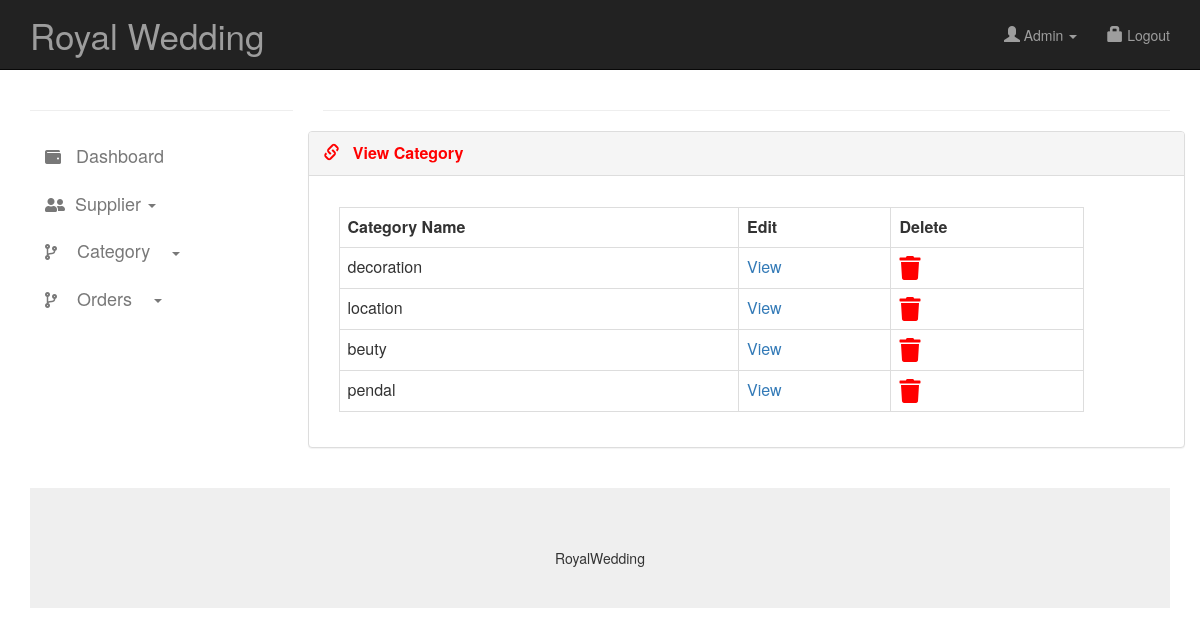
The app's page /admin/view_category.php (signed in) with its own data.
### tables this page shows
CREATE TABLE `category` (
  `cat_id` varchar(10) NOT NULL,
  `cat_name` varchar(50) NOT NULL
);

### admin/view_category.php (the view, shortened to what this page needs)
<html lang="en">
<head>
<?php include("include/head.php"); ?>
</head>
<body >
<?php
    include("include/header_nav.php");
?>
<div class="container" >
<div class="row">
    <?php include("include/left_nav.php"); ?>
    <div class="col-md-9" >
 <hr>
		  <div class="row">
                <div class="panel panel-default" >
                	<div class="panel-heading">
                      	<div class="panel-title">
                      	    <marquee direction="right">  <a><strong style="color:red; "><i class="glyphicon glyphicon-link"></i>  &nbsp; View Category</strong></a>  </marquee>
                      	</div>
                	</div>
                	<div class="panel-body" >
  <div class="row" style="margin-top: 15px">
    <div class="col-lg-4 col-sm-4">
    </div>
    <div class="col-lg-12 col-sm-12 bg-light ">
      <div class="card col-lg-11 col-sm-9 border border-dark" >
        <div class="card-body" >
          <table class="table table-bordered bg-light">
            <tr>
              <th align="text-center">Category Name</th>
              <th>Edit</th>
              <th>Delete</th>
            </tr>
            <?php
                   $qry="select * from category";
                    $exc=mysqli_query($conn,$qry);
                    while ($row=mysqli_fetch_array($exc)) {
             ?>
            <tr>
              <?php $cat_id=$row['cat_id']; ?>
              <td><?php echo $category=$row['cat_name']; ?></td>
              <td><a href="update_category.php?cat_id=<?php echo $cat_id ?>">View</a></td>
             <td><a href="delete_category.php?cat_id=<?php echo $cat_id; ?>" class="" data-toggle="tooltip" title="Delete" onclick="return confirm('do you want to delete...?');"><i class='fas fa-trash' style='font-size:24px;color:red'></i></a></td>
            </tr>
           <?php } ?>
          </table>
        </div>
      </div>
    </div>
  </div>
                 </div>
      </div>
  	</div>
</div>
</div>
<footer class="text-center"><?php include("include/footer.php");?></footer>
</body>
</html>

### admin/css/style.css (style rules this page uses)
i { font-size:16px; }
footer { margin-top:20px; padding-top:20px; padding-bottom:20px; background-color:#efefef; }

### records on screen
category: cat_name "decoration"
category: cat_name "location"
category: cat_name "beuty"
category: cat_name "pendal"
